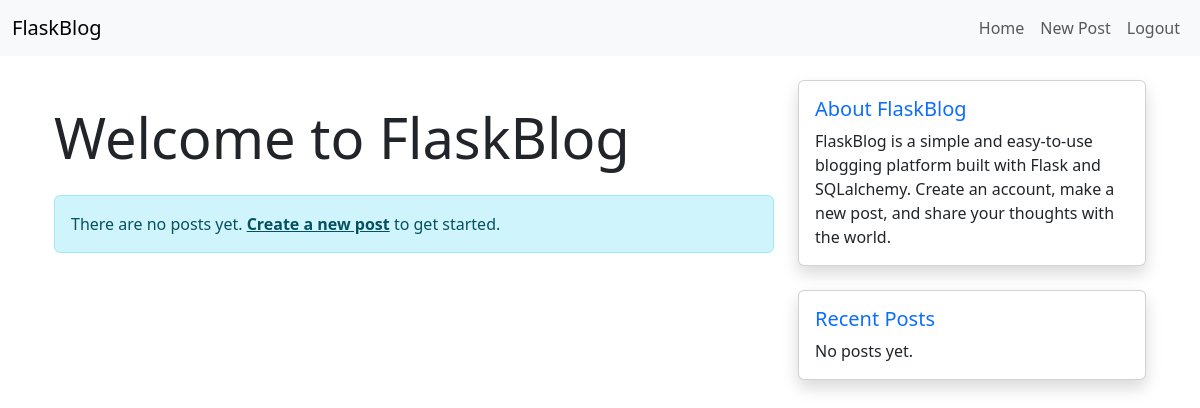
The app's page /home (signed in), older data.
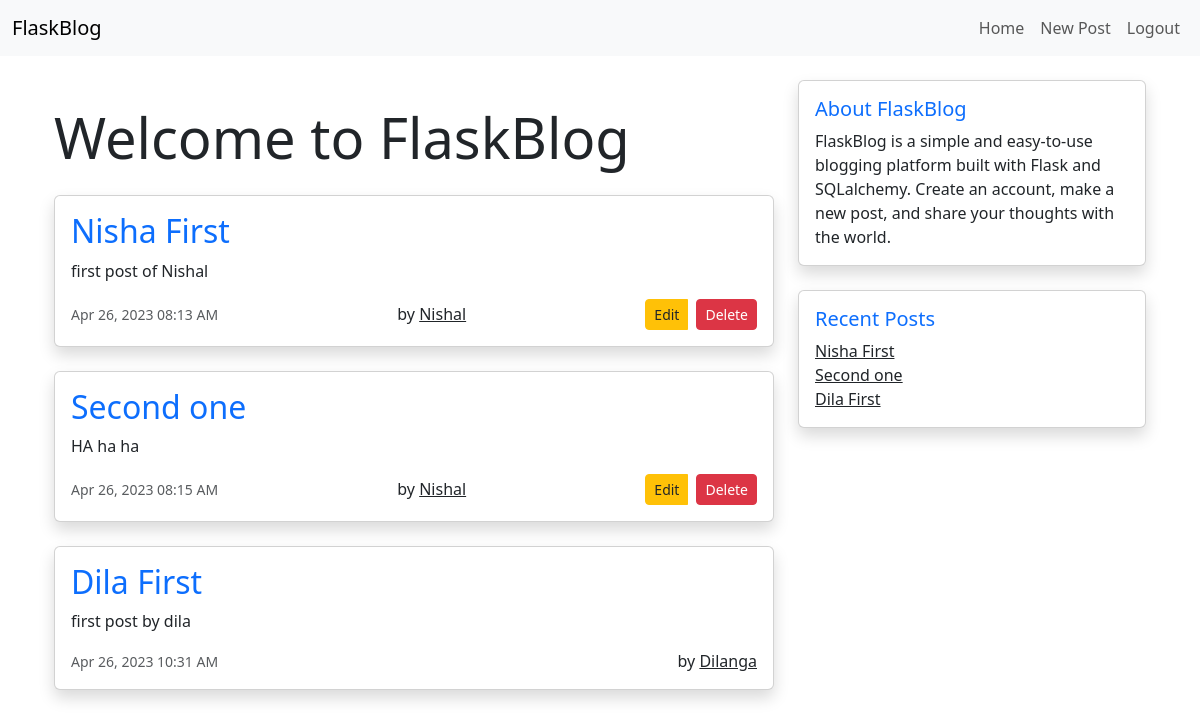
The same page, newer data.
### website/models.py (models this page shows)
class Post(db.Model):
    id = db.Column(db.Integer, primary_key=True)
    title = db.Column(db.Text, nullable=False)
    content = db.Column(db.Text, nullable=False)
    date_created = db.Column(db.DateTime(timezone=True), default=func.now())
    author = db.Column(db.Integer, db.ForeignKey('user.id', ondelete="CASCADE"), nullable=False)

class User(db.Model, UserMixin):
    id = db.Column(db.Integer, primary_key=True)
    email = db.Column(db.String(150), unique=True)
    username = db.Column(db.String(150), unique=True)
    password = db.Column(db.String(150))
    date_created = db.Column(db.DateTime(timezone=True), default=func.now())
    Posts = db.relationship('Post', backref='user', passive_deletes=True)

### website/views.py (the view)
@views.route("/")
@views.route("/home")
@login_required
def home():
    posts = Post.query.all()
    return render_template("home.html", name=current_user.username, posts=posts)

### website/__init__.py (called while the page is built)
def create_app():
    app = Flask(__name__)
    app.config['SECRET_KEY'] = "nishal"
    app.config['SQLALCHEMY_DATABASE_URI'] = f'sqlite:///{DB_NAME}'
    db.init_app(app)
    from .views import views
    from .auth import auth
    app.register_blueprint(views, url_prefix="/")
    app.register_blueprint(auth, url_prefix="/")
    from .models import User, Post
    login_manager = LoginManager()
    login_manager.login_view = "auth.login"
    login_manager.init_app(app)
    @login_manager.user_loader
    def load_user(id):
        return User.query.get(int(id))
    with app.app_context():
        db.create_all()
    def datetimeformat(value, format='%b %d, %Y'):
        return value.strftime(format)
    app.jinja_env.filters['datetimeformat'] = datetimeformat
    return app

### website/templates/home.html (shortened to what this page needs)
{% extends 'base.html' %}
{% block content %}
  <div class="container">
    <div class="row">
      <div class="col-lg-8">
        <h1 class="my-4 display-4">{% block title %} Welcome to FlaskBlog {% endblock %}</h1>
        {% if posts %}
          {% for post in posts %}
            <div class="card mb-4 shadow">
              <div class="card-body">
                <a href="{{ url_for('views.post', post_id=post.id) }}" class="text-decoration-none">
                  <h2 class="card-title text-primary">{{ post.title }}</h2>
                </a>
                <p class="card-text">{{ post.content }}</p>
                <div class="d-flex justify-content-between align-items-center">
                  <small class="text-muted">{{ post.date_created|datetimeformat('%b %d, %Y %I:%M %p') }}</small>
                  <div class="font-italic">by <a href="/post/{{post.user.username}}" class="text-dark">{{post.user.username}}</a></div>
                  {% if current_user.is_authenticated %}
                    {% if current_user.id == post.author %}
                      <div class="btn-group" role="group">
                        <a href="{{ url_for('views.edit', post_id=post.id) }}" class="btn btn-sm btn-warning text-dark">
                          Edit
                        </a>
                        <form action="{{ url_for('views.delete_post', post_id=post.id) }}" method="POST">
                          <button type="submit" class="btn btn-sm btn-danger">Delete</button>
                        </form>
                      </div>
                    {% endif %}
                  {% endif %}
                </div>
              </div>
            </div>
          {% endfor %}
        {% else %}
          <div class="alert alert-info" role="alert">
            There are no posts yet. <a href="{{ url_for('views.create') }}" class="alert-link">Create a new post</a> to get started.
          </div>
        {% endif %}
      </div>
      <div class="col-lg-4">
        <div class="card mb-4 shadow">
          <div class="card-body">
            <h5 class="card-title text-primary">About FlaskBlog</h5>
            <p class="card-text">FlaskBlog is a simple and easy-to-use blogging platform built with Flask and SQLalchemy. Create an account, make a new post, and share your thoughts with the world.</p>
          </div>
        </div>
        <div class="card mb-4 shadow">
          <div class="card-body">
            <h5 class="card-title text-primary">Recent Posts</h5>
            {% if posts %}
              {% for post in posts[:5] %}
                <a href="{{ url_for('views.post', post_id=post.id) }}" class="card-link text-dark">{{ post['title'] }}</a><br>
              {% endfor %}
            {% else %}
              <p class="card-text">No posts yet.</p>
            {% endif %}
          </div>
        </div>
      </div>
    </div>
  </div>
{% endblock %}

### website/templates/base.html (shortened to what this page needs)
<!DOCTYPE html>
<html lang="en">
  <head>
    <link rel="stylesheet" href="https://cdn.jsdelivr.net/npm/bootstrap@5.3.0-alpha3/dist/css/bootstrap.min.css">
  </head>
  <body>
    <nav class="navbar navbar-expand-md navbar-light bg-light">
      <div class="container-fluid">
        <a class="navbar-brand" href="{{ url_for('views.home') }}">FlaskBlog</a>
        <div class="collapse navbar-collapse" id="navbarNav">
          <ul class="navbar-nav ms-auto">
            <li class="nav-item">
              <a class="nav-link" href="{{ url_for('views.home') }}">Home</a>
            </li>
            {% if current_user.is_authenticated %}
            <li class="nav-item">
              <a class="nav-link" href="{{ url_for('views.create') }}">New Post</a>
            </li>
            <li class="nav-item">
              <a class="nav-link" href="{{ url_for('auth.logout') }}">Logout</a>
            </li>
            {% endif %}
          </ul>
        </div>
      </div>
    </nav>
    <div class="container my-4">
      {% block content %}{% endblock %}
    </div>
    <script src="https://cdn.jsdelivr.net/npm/bootstrap@5.3.0-alpha3/dist/js/bootstrap.bundle.min.js"></script>  </body>
</html>

Row changes from the older to the newer data that the page shows:
added Post: title "Nisha First", content "first post of Nishal", date_created "Apr 26, 2023 08:13 AM", user.username "Nishal"
added Post: title "Second one", content "HA ha ha", date_created "Apr 26, 2023 08:15 AM", user.username "Nishal"
added Post: title "Dila First", content "first post by dila", date_created "Apr 26, 2023 10:31 AM", user.username "Dilanga"
Text that changed along with them:
text no longer shown: "There are no posts yet. Create a new post to get started. No posts yet."
